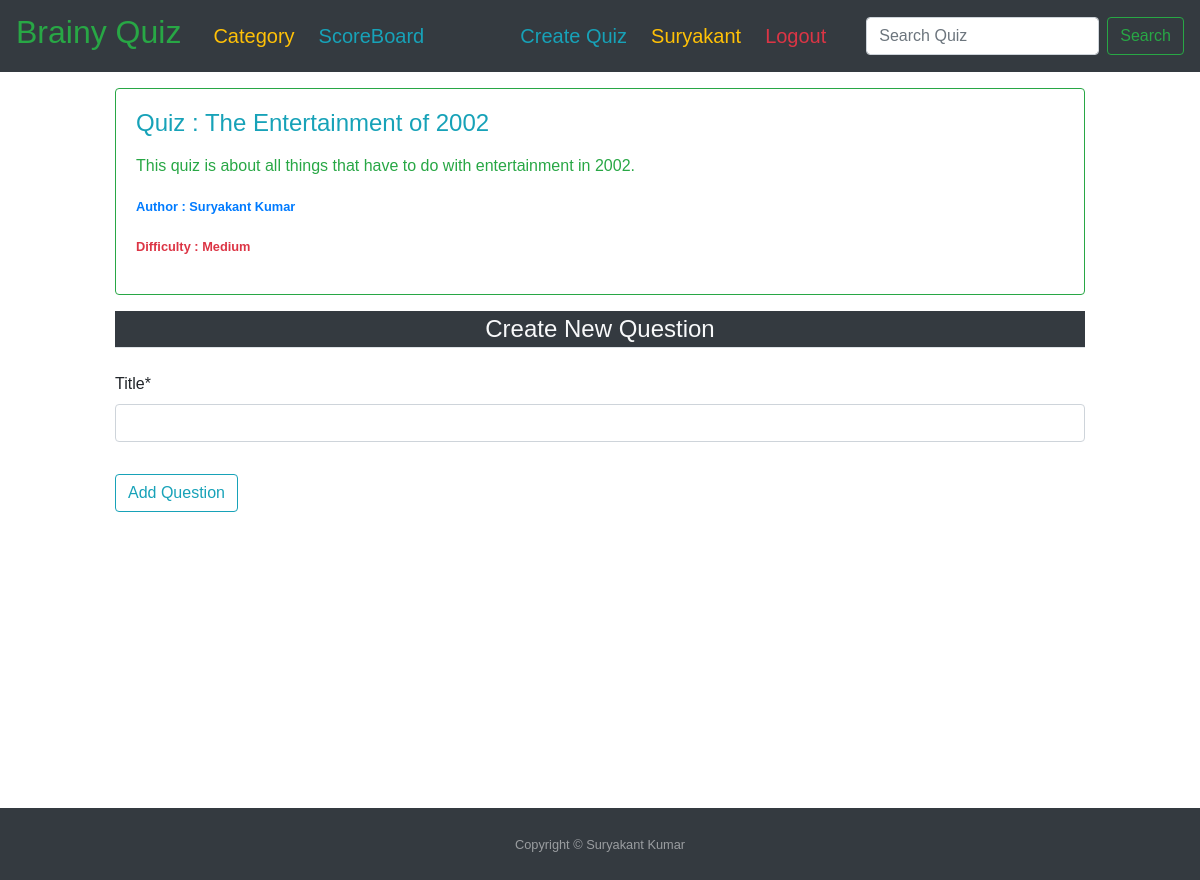
The app's page /quiz/11/question/create/ (signed in) with its own data.
### quiz/models.py (models this page shows, shortened)
class Quiz(models.Model):
    difficulty_choices = [
        ('H', 'Hard'),
        ('M', 'Medium'),
        ('E', 'Easy')
    ]
    title = models.CharField(max_length=200)
    description = models.TextField(max_length=1000, blank=True, null=True)
    average_score = models.IntegerField(default=0, blank=True, null=True)
    difficulty = models.CharField(max_length=10, choices=difficulty_choices, default='F')
    date_posted = models.DateTimeField(default=timezone.now)
    author = models.ForeignKey(User, null=False, blank=False, on_delete=models.CASCADE)
    category = models.ForeignKey(Category, null=False, blank=False, on_delete=models.CASCADE)
    class Meta:
        ordering = ['-date_posted']

### quiz/views.py (the view)
# urls.py: path('quiz/<int:quiz_id>/question/create/', views.question_create_view, name='question-create'),
@login_required
def question_create_view(request, quiz_id):
    quiz = get_object_or_404(Quiz, pk=quiz_id)
    if request.user != quiz.author:
        return redirect('/')
    form = CreateQuestionModelForm(request.POST or None)
    form.instance.quiz = quiz
    if form.is_valid():
        form.save()
        messages.success(request, f"Your Quiz has been added.")
        form = CreateQuestionModelForm()
    template_name = 'quiz/question_create.html'
    context = {"title": "Create New Question",
               "form": form,
               "related_quiz": quiz}
    return render(request, template_name, context)

### quiz/forms.py
class CreateQuestionModelForm(forms.ModelForm):
    class Meta:
        model = Question
        fields = ['title']

### quiz/templates/quiz/question_create.html (shortened to what this page needs)
{% extends 'base.html' %}
{% load crispy_forms_tags %}
{% block content %}
<div class="col-12 col-md-10 mb-3 mx-auto mt-3">
    <div class="card border-success mb-3">
        <div class="card-body text-success">
            <h4 class="card-title text-info">
                Quiz : {{ related_quiz.title }}
            </h4>
            <p class="card-text">
                {{ related_quiz.description|linebreaks }}
            </p>
            <p><small class="text-primary"><b>
                        Author : {{ related_quiz.author.first_name }} {{ related_quiz.author.last_name }}
                    </b></small></p>
            <p><small class="text-danger"><b>
                        Difficulty : {{ related_quiz.get_difficulty_display }}
                    </b></small></p>
        </div>
    </div>
</div>
<div class="col-12 col-md-10 mb-3 mx-auto mt-3">
    <form method="POST">
        <fieldset class="form-group ">
            <legend class="border-bottom mb-4 bg-dark text-light text-center">Create New Question</legend>
            {{ form|crispy }}
        </fieldset>
        <div class="form-group">
            <button class="btn btn-outline-info" type="submit">Add Question</button>
        </div>
    </form>
</div>
{% endblock %}

### templates/navbar.html (shortened to what this page needs)
<nav style="font-family: Comic Sans MS, cursive, sans-serif;" class="navbar navbar-dark bg-dark navbar-expand-lg">
    <a class="navbar-brand text-success mr-4" href="/">
        <h2>Brainy Quiz</h2>
    </a>
    <div class="collapse navbar-collapse" id="navbarSupportedContent">
        <ul class="navbar-nav mr-auto">
            <li class="nav-item active">
                <a class="nav-link mr-2 pb-0 text-warning" href="{% url 'category-list' %}">
                    <h5>Category</h5>
                </a>
            </li>
            <li class="nav-item active">
                <a class="nav-link mr-2 pb-0 text-info" href="{% url 'scoreboard' %}">
                    <h5>ScoreBoard</h5>
                </a>
            </li>
        </ul>
        <div class="navbar-nav mr-4">
            {% if user.is_authenticated %}
            <a class="nav-item nav-link active text-info pb-0 mr-2" href="{% url 'quiz-create' %}">
                <h5>Create
                    Quiz</h5>
            </a>
            <a class="nav-item nav-link active text-warning pb-0 mr-2" href="{% url 'profile' %}">
                <h5>{{ user.first_name }}</h5>
            </a>
            <a class="nav-item nav-link active text-danger pb-0 mr-2" href="{% url 'logout' %}">
                <h5>Logout</h5>
            </a>
            {% endif %}
        </div>
        <div class="">
            <form class="form-inline my-2 my-lg-0">
                <input class="form-control mr-sm-2" type="search" name="q" placeholder="Search Quiz"
                    aria-label="Search">
                <button class="btn btn-outline-success my-2 my-sm-0" type="submit">Search</button>
            </form>
        </div>
    </div>
</nav>

### records on screen
Quiz: title "The Entertainment of 2002", description "This quiz is about all things that have to do with entertainment in 2002.", author.first_name "Suryakant", author.last_name "Kumar", difficulty "Medium"

### other values on screen
{{ user.first_name }} "Suryakant"
